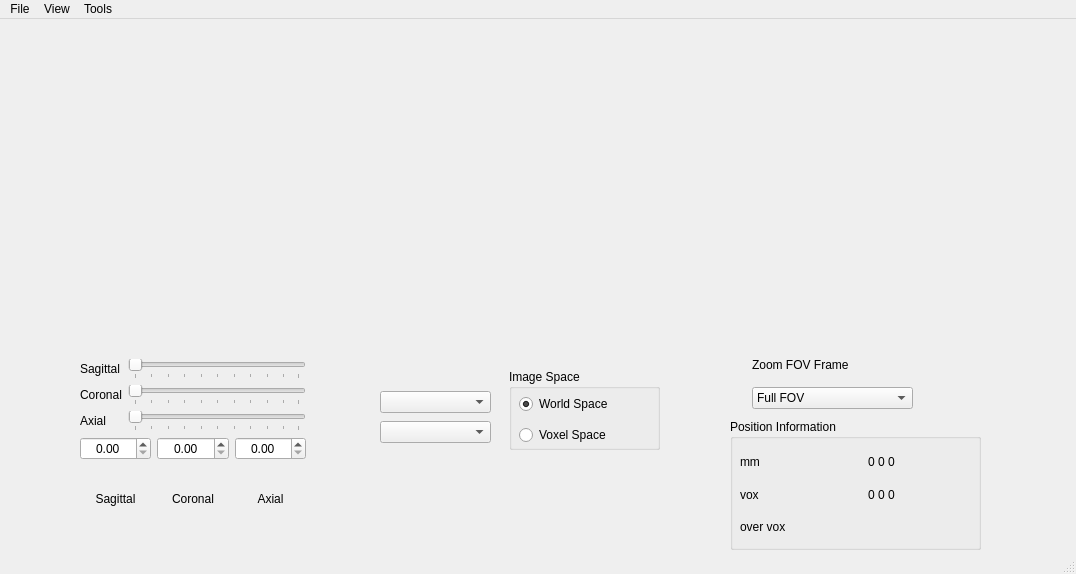
<?xml version="1.0" encoding="UTF-8"?>
<ui version="4.0">
 <class>XIPYOrthoViewer</class>
 <widget class="QMainWindow" name="XIPYOrthoViewer">
  <property name="geometry">
   <rect>
    <x>0</x>
    <y>0</y>
    <width>1076</width>
    <height>574</height>
   </rect>
  </property>
  <property name="sizePolicy">
   <sizepolicy hsizetype="Maximum" vsizetype="Preferred">
    <horstretch>0</horstretch>
    <verstretch>0</verstretch>
   </sizepolicy>
  </property>
  <property name="windowTitle">
   <string>XIPY Ortho Slice View</string>
  </property>
  <widget class="QWidget" name="centralwidget">
   <widget class="QFrame" name="frame">
    <property name="geometry">
     <rect>
      <x>370</x>
      <y>350</y>
      <width>311</width>
      <height>121</height>
     </rect>
    </property>
    <property name="autoFillBackground">
     <bool>false</bool>
    </property>
    <widget class="QGroupBox" name="groupBox">
     <property name="enabled">
      <bool>true</bool>
     </property>
     <property name="geometry">
      <rect>
       <x>139</x>
       <y>0</y>
       <width>151</width>
       <height>81</height>
      </rect>
     </property>
     <property name="toolTip">
      <string>image mapping</string>
     </property>
     <property name="whatsThis">
      <string>image mappping</string>
     </property>
     <property name="title">
      <string>Image Space</string>
     </property>
     <property name="flat">
      <bool>false</bool>
     </property>
     <property name="checkable">
      <bool>false</bool>
     </property>
     <widget class="QWidget" name="layoutWidget">
      <property name="geometry">
       <rect>
        <x>10</x>
        <y>20</y>
        <width>121</width>
        <height>61</height>
       </rect>
      </property>
      <layout class="QVBoxLayout" name="verticalLayout_6">
       <item>
        <widget class="QRadioButton" name="worldspace_button">
         <property name="text">
          <string>World Space</string>
         </property>
         <property name="checked">
          <bool>true</bool>
         </property>
        </widget>
       </item>
       <item>
        <widget class="QRadioButton" name="voxspace_button">
         <property name="text">
          <string>Voxel Space</string>
         </property>
         <property name="checked">
          <bool>false</bool>
         </property>
        </widget>
       </item>
      </layout>
     </widget>
    </widget>
    <widget class="QWidget" name="layoutWidget">
     <property name="geometry">
      <rect>
       <x>10</x>
       <y>20</y>
       <width>111</width>
       <height>56</height>
      </rect>
     </property>
     <layout class="QVBoxLayout" name="verticalLayout_4">
      <item>
       <widget class="QComboBox" name="cmap_box">
        <property name="toolTip">
         <string>colormap</string>
        </property>
        <property name="statusTip">
         <string/>
        </property>
        <property name="whatsThis">
         <string>colormap</string>
        </property>
       </widget>
      </item>
      <item>
       <widget class="QComboBox" name="interp_box">
        <property name="toolTip">
         <string>interpolation</string>
        </property>
        <property name="whatsThis">
         <string>interpolation</string>
        </property>
       </widget>
      </item>
     </layout>
    </widget>
   </widget>
   <widget class="QWidget" name="layoutWidget">
    <property name="geometry">
     <rect>
      <x>80</x>
      <y>340</y>
      <width>226</width>
      <height>172</height>
     </rect>
    </property>
    <layout class="QVBoxLayout" name="verticalLayout_7">
     <item>
      <layout class="QHBoxLayout" name="horizontalLayout_5">
       <item>
        <layout class="QVBoxLayout" name="verticalLayout_3">
         <item>
          <widget class="QLabel" name="label_3">
           <property name="text">
            <string>Sagittal</string>
           </property>
          </widget>
         </item>
         <item>
          <widget class="QLabel" name="label_4">
           <property name="text">
            <string>Coronal</string>
           </property>
          </widget>
         </item>
         <item>
          <widget class="QLabel" name="label_5">
           <property name="text">
            <string>Axial</string>
           </property>
          </widget>
         </item>
        </layout>
       </item>
       <item>
        <layout class="QHBoxLayout" name="horizontalLayout_2">
         <item>
          <layout class="QVBoxLayout" name="verticalLayout">
           <item>
            <widget class="QSlider" name="sag_slider">
             <property name="minimumSize">
              <size>
               <width>157</width>
               <height>0</height>
              </size>
             </property>
             <property name="orientation">
              <enum>Qt::Horizontal</enum>
             </property>
             <property name="tickPosition">
              <enum>QSlider::TicksBelow</enum>
             </property>
            </widget>
           </item>
           <item>
            <widget class="QSlider" name="cor_slider">
             <property name="orientation">
              <enum>Qt::Horizontal</enum>
             </property>
             <property name="tickPosition">
              <enum>QSlider::TicksBelow</enum>
             </property>
            </widget>
           </item>
           <item>
            <widget class="QSlider" name="axi_slider">
             <property name="minimumSize">
              <size>
               <width>157</width>
               <height>0</height>
              </size>
             </property>
             <property name="orientation">
              <enum>Qt::Horizontal</enum>
             </property>
             <property name="tickPosition">
              <enum>QSlider::TicksBelow</enum>
             </property>
            </widget>
           </item>
          </layout>
         </item>
        </layout>
       </item>
      </layout>
     </item>
     <item>
      <layout class="QGridLayout" name="gridLayout">
       <item row="0" column="0" colspan="3">
        <layout class="QHBoxLayout" name="horizontalLayout_6">
         <item>
          <widget class="QDoubleSpinBox" name="sag_spinner">
           <property name="alignment">
            <set>Qt::AlignCenter</set>
           </property>
           <property name="buttonSymbols">
            <enum>QAbstractSpinBox::UpDownArrows</enum>
           </property>
          </widget>
         </item>
         <item>
          <widget class="QDoubleSpinBox" name="cor_spinner">
           <property name="alignment">
            <set>Qt::AlignCenter</set>
           </property>
          </widget>
         </item>
         <item>
          <widget class="QDoubleSpinBox" name="axi_spinner">
           <property name="alignment">
            <set>Qt::AlignCenter</set>
           </property>
          </widget>
         </item>
        </layout>
       </item>
       <item row="1" column="0">
        <widget class="QLabel" name="label_6">
         <property name="text">
          <string>Sagittal</string>
         </property>
         <property name="alignment">
          <set>Qt::AlignCenter</set>
         </property>
        </widget>
       </item>
       <item row="1" column="1">
        <widget class="QLabel" name="label_7">
         <property name="text">
          <string>Coronal</string>
         </property>
         <property name="alignment">
          <set>Qt::AlignCenter</set>
         </property>
        </widget>
       </item>
       <item row="1" column="2">
        <widget class="QLabel" name="label_8">
         <property name="autoFillBackground">
          <bool>false</bool>
         </property>
         <property name="text">
          <string>Axial</string>
         </property>
         <property name="alignment">
          <set>Qt::AlignCenter</set>
         </property>
        </widget>
       </item>
      </layout>
     </item>
    </layout>
   </widget>
   <widget class="QGroupBox" name="groupBox_2">
    <property name="geometry">
     <rect>
      <x>730</x>
      <y>400</y>
      <width>251</width>
      <height>131</height>
     </rect>
    </property>
    <property name="title">
     <string>Position Information</string>
    </property>
    <widget class="QWidget" name="layoutWidget">
     <property name="geometry">
      <rect>
       <x>10</x>
       <y>30</y>
       <width>231</width>
       <height>91</height>
      </rect>
     </property>
     <layout class="QGridLayout" name="gridLayout_2" columnstretch="0,1">
      <property name="spacing">
       <number>-1</number>
      </property>
      <item row="0" column="0">
       <widget class="QLabel" name="xyz_label">
        <property name="text">
         <string>mm</string>
        </property>
       </widget>
      </item>
      <item row="0" column="1">
       <widget class="QLabel" name="label">
        <property name="text">
         <string>0 0 0</string>
        </property>
        <property name="alignment">
         <set>Qt::AlignCenter</set>
        </property>
       </widget>
      </item>
      <item row="1" column="0">
       <widget class="QLabel" name="vox_label">
        <property name="text">
         <string>vox</string>
        </property>
       </widget>
      </item>
      <item row="1" column="1">
       <widget class="QLabel" name="label_9">
        <property name="text">
         <string>0 0 0</string>
        </property>
        <property name="alignment">
         <set>Qt::AlignCenter</set>
        </property>
       </widget>
      </item>
      <item row="2" column="0">
       <widget class="QLabel" name="over_vox_label">
        <property name="text">
         <string>over vox</string>
        </property>
       </widget>
      </item>
      <item row="2" column="1">
       <widget class="QLabel" name="label_10">
        <property name="text">
         <string/>
        </property>
        <property name="alignment">
         <set>Qt::AlignCenter</set>
        </property>
       </widget>
      </item>
     </layout>
    </widget>
   </widget>
   <widget class="MplQT4OrthoSlicesWidget" name="ortho_figs_widget">
    <property name="geometry">
     <rect>
      <x>1</x>
      <y>1</y>
      <width>1071</width>
      <height>330</height>
     </rect>
    </property>
    <property name="sizePolicy">
     <sizepolicy hsizetype="Expanding" vsizetype="Expanding">
      <horstretch>0</horstretch>
      <verstretch>0</verstretch>
     </sizepolicy>
    </property>
   </widget>
   <widget class="QWidget" name="layoutWidget">
    <property name="geometry">
     <rect>
      <x>752</x>
      <y>329</y>
      <width>161</width>
      <height>61</height>
     </rect>
    </property>
    <layout class="QVBoxLayout" name="verticalLayout_5">
     <item>
      <widget class="QLabel" name="label_2">
       <property name="text">
        <string>Zoom FOV Frame</string>
       </property>
      </widget>
     </item>
     <item>
      <widget class="QComboBox" name="zoom_box">
       <property name="sizePolicy">
        <sizepolicy hsizetype="Preferred" vsizetype="Fixed">
         <horstretch>0</horstretch>
         <verstretch>0</verstretch>
        </sizepolicy>
       </property>
       <property name="iconSize">
        <size>
         <width>16</width>
         <height>16</height>
        </size>
       </property>
       <item>
        <property name="text">
         <string>Full FOV</string>
        </property>
       </item>
       <item>
        <property name="text">
         <string>160 x 160 x 160</string>
        </property>
       </item>
       <item>
        <property name="text">
         <string>80 x 80 x 80</string>
        </property>
       </item>
       <item>
        <property name="text">
         <string>40 x 40 x 40</string>
        </property>
       </item>
       <item>
        <property name="text">
         <string>20 x 20 x 20</string>
        </property>
       </item>
       <item>
        <property name="text">
         <string>10 x 10 x 10</string>
        </property>
       </item>
      </widget>
     </item>
    </layout>
   </widget>
  </widget>
  <widget class="QMenuBar" name="menubar">
   <property name="geometry">
    <rect>
     <x>0</x>
     <y>0</y>
     <width>1076</width>
     <height>22</height>
    </rect>
   </property>
   <widget class="QMenu" name="menuFile">
    <property name="title">
     <string>File</string>
    </property>
    <addaction name="actionLoad_MR_File"/>
    <addaction name="actionUnload_Overlay"/>
   </widget>
   <widget class="QMenu" name="menuView">
    <property name="title">
     <string>View</string>
    </property>
   </widget>
   <widget class="QMenu" name="menuTools">
    <property name="title">
     <string>Tools</string>
    </property>
   </widget>
   <addaction name="menuFile"/>
   <addaction name="menuView"/>
   <addaction name="menuTools"/>
  </widget>
  <widget class="QStatusBar" name="statusbar"/>
  <action name="actionLoad_Beam_File">
   <property name="text">
    <string>Load Beam File</string>
   </property>
  </action>
  <action name="actionLoad_MR_File">
   <property name="text">
    <string>Load MR File</string>
   </property>
  </action>
  <action name="actionLoad_Overlay_Image">
   <property name="text">
    <string>Load Overlay Image</string>
   </property>
  </action>
  <action name="actionUnload_Overlay">
   <property name="text">
    <string>Unload Overlay</string>
   </property>
  </action>
  <action name="actionTime_Frequency_Plane">
   <property name="checkable">
    <bool>true</bool>
   </property>
   <property name="checked">
    <bool>true</bool>
   </property>
   <property name="text">
    <string>Time Frequency Plane</string>
   </property>
  </action>
  <action name="action3D_Views">
   <property name="checkable">
    <bool>true</bool>
   </property>
   <property name="checked">
    <bool>true</bool>
   </property>
   <property name="text">
    <string>3D Views</string>
   </property>
  </action>
  <action name="actionAnimate_Freq_Band">
   <property name="text">
    <string>Animate Freq Band</string>
   </property>
  </action>
 </widget>
 <customwidgets>
  <customwidget>
   <class>MplQT4OrthoSlicesWidget</class>
   <extends>QWidget</extends>
   <header>xipy.vis.qt4_widgets.ortho_slices</header>
  </customwidget>
 </customwidgets>
 <tabstops>
  <tabstop>frame</tabstop>
  <tabstop>sag_slider</tabstop>
  <tabstop>cor_slider</tabstop>
  <tabstop>axi_slider</tabstop>
 </tabstops>
 <resources/>
 <connections>
  <connection>
   <sender>axi_slider</sender>
   <signal>sliderMoved(int)</signal>
   <receiver>ortho_figs_widget</receiver>
   <slot>move_axi_position(int)</slot>
   <hints>
    <hint type="sourcelabel">
     <x>152</x>
     <y>479</y>
    </hint>
    <hint type="destinationlabel">
     <x>465</x>
     <y>172</y>
    </hint>
   </hints>
  </connection>
  <connection>
   <sender>cor_slider</sender>
   <signal>sliderMoved(int)</signal>
   <receiver>ortho_figs_widget</receiver>
   <slot>move_cor_position(int)</slot>
   <hints>
    <hint type="sourcelabel">
     <x>152</x>
     <y>443</y>
    </hint>
    <hint type="destinationlabel">
     <x>465</x>
     <y>172</y>
    </hint>
   </hints>
  </connection>
  <connection>
   <sender>sag_slider</sender>
   <signal>sliderMoved(int)</signal>
   <receiver>ortho_figs_widget</receiver>
   <slot>move_sag_position(int)</slot>
   <hints>
    <hint type="sourcelabel">
     <x>152</x>
     <y>407</y>
    </hint>
    <hint type="destinationlabel">
     <x>465</x>
     <y>172</y>
    </hint>
   </hints>
  </connection>
  <connection>
   <sender>ortho_figs_widget</sender>
   <signal>x_state(int)</signal>
   <receiver>sag_slider</receiver>
   <slot>setValue(int)</slot>
   <hints>
    <hint type="sourcelabel">
     <x>465</x>
     <y>172</y>
    </hint>
    <hint type="destinationlabel">
     <x>152</x>
     <y>407</y>
    </hint>
   </hints>
  </connection>
  <connection>
   <sender>ortho_figs_widget</sender>
   <signal>y_state(int)</signal>
   <receiver>cor_slider</receiver>
   <slot>setValue(int)</slot>
   <hints>
    <hint type="sourcelabel">
     <x>465</x>
     <y>172</y>
    </hint>
    <hint type="destinationlabel">
     <x>152</x>
     <y>443</y>
    </hint>
   </hints>
  </connection>
  <connection>
   <sender>ortho_figs_widget</sender>
   <signal>z_state(int)</signal>
   <receiver>axi_slider</receiver>
   <slot>setValue(int)</slot>
   <hints>
    <hint type="sourcelabel">
     <x>465</x>
     <y>172</y>
    </hint>
    <hint type="destinationlabel">
     <x>152</x>
     <y>479</y>
    </hint>
   </hints>
  </connection>
  <connection>
   <sender>ortho_figs_widget</sender>
   <signal>x_state(double)</signal>
   <receiver>sag_spinner</receiver>
   <slot>setValue(double)</slot>
   <hints>
    <hint type="sourcelabel">
     <x>465</x>
     <y>172</y>
    </hint>
    <hint type="destinationlabel">
     <x>46</x>
     <y>521</y>
    </hint>
   </hints>
  </connection>
  <connection>
   <sender>ortho_figs_widget</sender>
   <signal>y_state(double)</signal>
   <receiver>cor_spinner</receiver>
   <slot>setValue(double)</slot>
   <hints>
    <hint type="sourcelabel">
     <x>465</x>
     <y>172</y>
    </hint>
    <hint type="destinationlabel">
     <x>122</x>
     <y>521</y>
    </hint>
   </hints>
  </connection>
  <connection>
   <sender>ortho_figs_widget</sender>
   <signal>z_state(double)</signal>
   <receiver>axi_spinner</receiver>
   <slot>setValue(double)</slot>
   <hints>
    <hint type="sourcelabel">
     <x>465</x>
     <y>172</y>
    </hint>
    <hint type="destinationlabel">
     <x>199</x>
     <y>521</y>
    </hint>
   </hints>
  </connection>
  <connection>
   <sender>zoom_box</sender>
   <signal>activated(int)</signal>
   <receiver>ortho_figs_widget</receiver>
   <slot>zoom_slices(int)</slot>
   <hints>
    <hint type="sourcelabel">
     <x>832</x>
     <y>398</y>
    </hint>
    <hint type="destinationlabel">
     <x>536</x>
     <y>187</y>
    </hint>
   </hints>
  </connection>
  <connection>
   <sender>cmap_box</sender>
   <signal>currentIndexChanged(QString)</signal>
   <receiver>ortho_figs_widget</receiver>
   <slot>set_cmap(QString)</slot>
   <hints>
    <hint type="sourcelabel">
     <x>435</x>
     <y>404</y>
    </hint>
    <hint type="destinationlabel">
     <x>536</x>
     <y>187</y>
    </hint>
   </hints>
  </connection>
  <connection>
   <sender>interp_box</sender>
   <signal>currentIndexChanged(QString)</signal>
   <receiver>ortho_figs_widget</receiver>
   <slot>set_interp(QString)</slot>
   <hints>
    <hint type="sourcelabel">
     <x>435</x>
     <y>434</y>
    </hint>
    <hint type="destinationlabel">
     <x>536</x>
     <y>187</y>
    </hint>
   </hints>
  </connection>
 </connections>
</ui>
